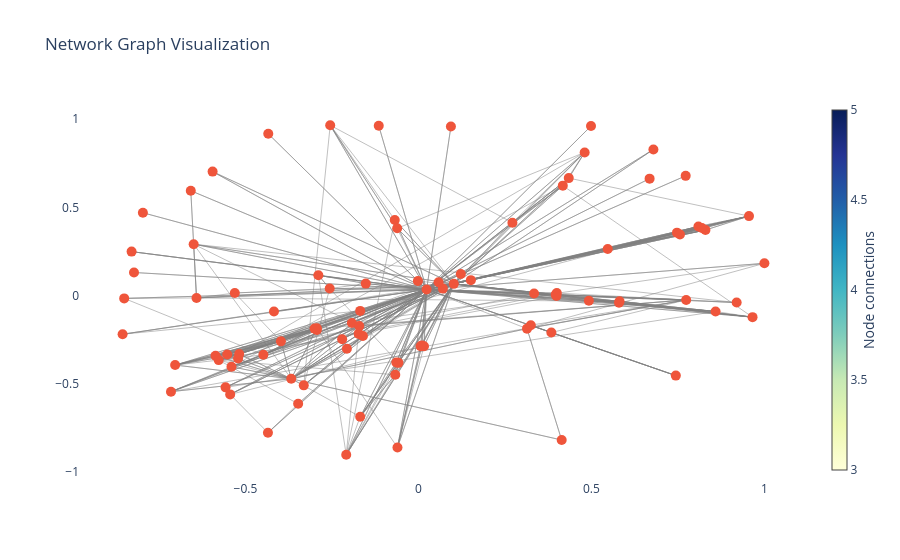

The code cell stored with this chart in its notebook:
### Code cell
draw_graph(main_graph)

### Figure 1 — Plotly figure (JSON) as saved in the notebook; plotly's stock layout.template omitted (floating-point values rounded to 4 significant figures; data arrays with more than 128 entries replaced by an {"elided": "..."} marker saying what was removed)
{"data": [{"hoverinfo": "text", "line": {"color": "gray", "width": 0.5}, "mode": "lines", "text": {"elided": "271 str values"}, "type": "scatter", "x": {"elided": "542 float values"}, "y": {"elided": "542 float values"}}, {"hoverinfo": "text", "marker": {"colorbar": {"thickness": 15, "title": {"side": "right", "text": "Node connections"}, "xanchor": "left"}, "colorscale": [[0, "rgb(255,255,217)"], [0.125, "rgb(237,248,177)"], [0.25, "rgb(199,233,180)"], [0.375, "rgb(127,205,187)"], [0.5, "rgb(65,182,196)"], [0.625, "rgb(29,145,192)"], [0.75, "rgb(34,94,168)"], [0.875, "rgb(37,52,148)"], [1, "rgb(8,29,88)"]], "showscale": true, "size": 10}, "mode": "markers", "text": ["index: 0, label: ABBIE HOFFMAN, movie_id 316, out degree 6, out strength: 6.0", "index: 1, label: AGING HIPPIE, movie_id 316, out degree 1, out strength: 1.0", "index: 2, label: ANCHORMAN, movie_id 316, out degree 5, out strength: 7.0", "index: 3, label: ANNOUNCER, movie_id 316, out degree 4, out strength: 5.0", "index: 4, label: ANOTHER DAY, movie_id 316, out degree 5, out strength: 5.0", "index: 5, label: ASSISTANT COACH, movie_id 316, out degree 3, out strength: 3.0", "index: 6, label: BERT, movie_id 316, out degree 6, out strength: 6.0", "index: 7, label: BILLY, movie_id 316, out degree 4, out strength: 4.0", "index: 8, label: BLACK PANTHER, movie_id 316, out degree 5, out strength: 5.0", "index: 9, label: BLACK WOMAN, movie_id 316, out degree 3, out strength: 4.0", "index: 10, label: BOB HOPE, movie_id 316, out degree 2, out strength: 2.0", "index: 11, label: BOY, movie_id 316, out degree 2, out strength: 2.0", "index: 12, label: BOY #1, movie_id 316, out degree 5, out strength: 8.0", "index: 13, label: BOY #2, movie_id 316, out degree 4, out strength: 6.0", "index: 14, label: BOY #3, movie_id 316, out degree 3, out strength: 4.0", "index: 15, label: BUBBA, movie_id 316, out degree 10, out strength: 17.0", "index: 16, label: BUS DRIVER, movie_id 316, out degree 2, out strength: 2.0", "index: 17, label: BUS STOP - PRESENT - DAY, movie_id 316, out degree 3, out strength: 4.0", "index: 18, label: CAB DRIVER, movie_id 316, out degree 1, out strength: 1.0", "index: 19, label: CARLA, movie_id 316, out degree 4, out strength: 5.0", "index: 20, label: CHET HUNTLEY, movie_id 316, out degree 3, out strength: 3.0", "index: 21, label: DALLAS, movie_id 316, out degree 7, out strength: 7.0", "index: 22, label: DEAN, movie_id 316, out degree 2, out strength: 2.0", "index: 23, label: DICK CAVETT, movie_id 316, out degree 2, out strength: 2.0", "index: 24, label: DICK CLARK, movie_id 316, out degree 3, out strength: 4.0", "index: 25, label: DJ, movie_id 316, out degree 2, out strength: 2.0", "index: 26, label: DOCTOR, movie_id 316, out degree 2, out strength: 2.0", "index: 27, label: DRILL SERGEANT, movie_id 316, out degree 3, out strength: 3.0", "index: 28, label: DRIVER, movie_id 316, out degree 2, out strength: 2.0", "index: 29, label: EARL, movie_id 316, out degree 2, out strength: 2.0", "index: 30, label: ELDERLY WOMAN, movie_id 316, out degree 2, out strength: 5.0", "index: 31, label: ELVIS, movie_id 316, out degree 2, out strength: 3.0", "index: 32, label: EMCEE, movie_id 316, out degree 8, out strength: 8.0", "index: 33, label: ERNIE, movie_id 316, out degree 5, out strength: 5.0", "index: 34, label: FOOTBALL COACH, movie_id 316, out degree 2, out strength: 4.0", "index: 35, label: FORREST, movie_id 316, out degree 56, out strength: 101.0", "index: 36, label: FORREST JR, movie_id 316, out degree 3, out strength: 3.0", "index: 37, label: GIRL, movie_id 316, out degree 1, out strength: 1.0", "index: 38, label: GOVERNOR WALLACE, movie_id 316, out degree 1, out strength: 1.0", "index: 39, label: HILARY, movie_id 316, out degree 4, out strength: 4.0", "index: 40, label: ISABEL, movie_id 316, out degree 3, out strength: 3.0", "index: 41, label: JENNY, movie_id 316, out degree 25, out strength: 27.0", "index: 42, label: JENNY'S DAD, movie_id 316, out degree 0, out strength: 0", "index: 43, label: JOHN LENNON, movie_id 316, out degree 0, out strength: 0", "index: 44, label: KATZENBACH, movie_id 316, out degree 0, out strength: 0", "index: 45, label: LENORE, movie_id 316, out degree 1, out strength: 1.0", "index: 46, label: LITTLE BOY, movie_id 316, out degree 1, out strength: 1.0", "index: 47, label: LOUISE, movie_id 316, out degree 5, out strength: 5.0", "index: 48, label: LT DAN, movie_id 316, out degree 8, out strength: 14.0", "index: 49, label: LYNN MARIE, movie_id 316, out degree 0, out strength: 0", "index: 50, label: MALE NURSE, movie_id 316, out degree 1, out strength: 1.0", "index: 51, label: MAN, movie_id 316, out degree 4, out strength: 4.0", "index: 52, label: MAN #, movie_id 316, out degree 5, out strength: 5.0", "index: 53, label: MAN #1, movie_id 316, out degree 4, out strength: 4.0", "index: 54, label: MAN #2, movie_id 316, out degree 3, out strength: 3.0", "index: 55, label: MAN #3, movie_id 316, out degree 2, out strength: 2.0", "index: 56, label: MAN #5, movie_id 316, out degree 1, out strength: 1.0", "index: 57, label: MARGO, movie_id 316, out degree 0, out strength: 0", "index: 58, label: MASAI, movie_id 316, out degree 2, out strength: 2.0", "index: 59, label: MEN, movie_id 316, out degree 0, out strength: 0", "index: 60, label: MINISTER, movie_id 316, out degree 1, out strength: 1.0", "index: 61, label: MRS BLUE, movie_id 316, out degree 0, out strength: 0", "index: 62, label: MRS GUMP, movie_id 316, out degree 1, out strength: 3.0", "index: 63, label: NEWSCASTER, movie_id 316, out degree 2, out strength: 2.0", "index: 64, label: NEWSMAN, movie_id 316, out degree 1, out strength: 1.0", "index: 65, label: NIGHT, movie_id 316, out degree 1, out strength: 1.0", "index: 66, label: NURSE, movie_id 316, out degree 0, out strength: 0", "index: 67, label: OFFICER, movie_id 316, out degree 1, out strength: 1.0", "index: 68, label: OLD SHRIMPER, movie_id 316, out degree 0, out strength: 0", "index: 69, label: OLDER BOY, movie_id 316, out degree 0, out strength: 0", "index: 70, label: OLDER BOY #1, movie_id 316, out degree 1, out strength: 1.0", "index: 71, label: OLDER BOY #2, movie_id 316, out degree 0, out strength: 0", "index: 72, label: PATRONS, movie_id 316, out degree 0, out strength: 0", "index: 73, label: POLICEMAN, movie_id 316, out degree 1, out strength: 1.0", "index: 74, label: PRESIDENT JOHNSON, movie_id 316, out degree 0, out strength: 0", "index: 75, label: PRESIDENT KENNEDY, movie_id 316, out degree 0, out strength: 0", "index: 76, label: PRESIDENT NIXON, movie_id 316, out degree 0, out strength: 0", "index: 77, label: PRINCIPAL, movie_id 316, out degree 0, out strength: 0", "index: 78, label: REPORTER, movie_id 316, out degree 0, out strength: 0", "index: 79, label: REVEREND, movie_id 316, out degree 0, out strength: 0", "index: 80, label: RUBEN, movie_id 316, out degree 1, out strength: 1.0", "index: 81, label: SECURITY GUARD, movie_id 316, out degree 0, out strength: 0", "index: 82, label: SGT SIMS, movie_id 316, out degree 3, out strength: 5.0", "index: 83, label: SLOW MOTION, movie_id 316, out degree 0, out strength: 0", "index: 84, label: SOLDIER, movie_id 316, out degree 2, out strength: 2.0", "index: 85, label: SONG, movie_id 316, out degree 1, out strength: 1.0", "index: 86, label: STRONGARM, movie_id 316, out degree 0, out strength: 0", "index: 87, label: SUSAN, movie_id 316, out degree 0, out strength: 0", "index: 88, label: VET, movie_id 316, out degree 0, out strength: 0", "index: 89, label: WESLEY, movie_id 316, out degree 0, out strength: 0", "index: 90, label: WHITE WOMAN, movie_id 316, out degree 0, out strength: 0", "index: 91, label: WILD-EYED MAN, movie_id 316, out degree 0, out strength: 0", "index: 92, label: YOUNG HIPPIE, movie_id 316, out degree 0, out strength: 0", "index: 93, label: YOUNG MAN, movie_id 316, out degree 0, out strength: 0"], "type": "scatter", "x": [0.4927, -0.001468, 0.3138, -0.1923, -0.2936, -0.1522, -0.05778, -0.06836, 0.2717, -0.06133, -0.1727, -0.2204, 0.01612, 0.01012, 0.006307, -0.2935, 0.399, 0.3248, 0.1516, -0.2068, -0.2564, -0.3975, 0.4001, 0.3842, -0.1604, 0.07062, 0.3969, -0.3001, 0.05826, -0.4176, -0.1683, 0.3343, 0.5472, -0.06385, -0.2892, 0.0237, -0.06682, 0.1226, -0.5307, 0.5814, 0.5797, 0.1022, -0.5949, 0.744, -0.855, -0.3314, -0.1683, -0.1711, -0.3676, -0.2087, -0.5211, -0.5526, 0.8093, 0.7473, 0.8296, 0.8193, 0.7559, 0.414, 0.4346, 0.9555, -0.5403, 0.6682, 0.7739, -0.6496, -0.6413, -0.4481, 0.7725, -0.3476, 0.4989, -0.829, -0.5441, -0.5574, -0.8221, 0.8589, 1.0, 0.09393, -0.4349, 0.9198, -0.8504, -0.7963, 0.4173, -0.1147, -0.518, -0.06056, -0.5864, -0.5773, -0.7032, -0.7152, 0.9657, 0.4805, -0.2549, -0.434, 0.6792, -0.6579], "y": [-0.02959, 0.08208, -0.1881, -0.1556, -0.196, 0.06739, -0.3821, 0.428, 0.4129, 0.381, -0.2179, -0.2486, -0.2874, -0.2831, -0.2875, -0.1856, -0.002859, -0.1684, 0.08692, -0.3019, 0.03927, -0.2602, 0.01356, -0.2102, -0.23, 0.03901, 0.00519, -0.1879, 0.0754, -0.09053, -0.08743, 0.01079, 0.2638, -0.3802, 0.1149, 0.03398, -0.4495, 0.1219, 0.01411, -0.03282, -0.04081, 0.06597, 0.7024, -0.4543, -0.2197, -0.5097, -0.6878, -0.1729, -0.4723, -0.9031, -0.3573, -0.335, 0.3913, 0.3562, 0.3711, 0.3823, 0.3456, -0.8196, 0.6655, 0.4502, -0.404, 0.6625, -0.02523, 0.2909, -0.01387, -0.3361, 0.6784, -0.6144, 0.9607, 0.2487, -0.561, -0.5209, 0.1304, -0.09081, 0.1824, 0.9579, -0.7782, -0.04008, -0.01641, 0.4691, 0.6228, 0.9624, -0.3322, -0.8622, -0.3418, -0.3664, -0.3946, -0.5454, -0.1228, 0.811, 0.9653, 0.9167, 0.8279, 0.5941]}], "layout": {"hovermode": "closest", "plot_bgcolor": "white", "showlegend": false, "title": {"text": "Network Graph Visualization"}, "xaxis": {"showgrid": false, "zeroline": false}, "yaxis": {"showgrid": false, "zeroline": false}}}
